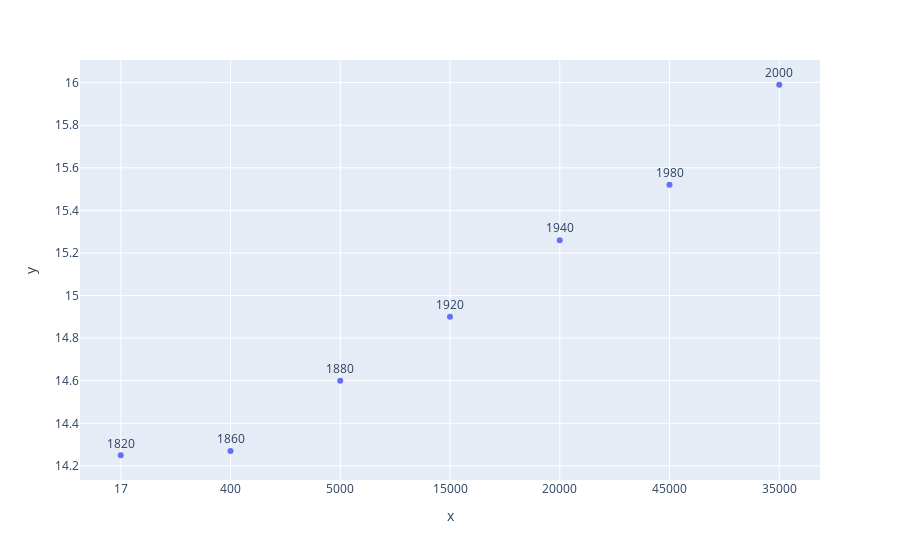

Write notebook code for a chart like this one.
### Code cell
# I used plotly express (which I recommend you to use if you are considering to use Python for your coursework)
import plotly.express as px
fig = px.scatter(x=xaxis, y=df['Global Average Temperature (Celsius)'], text=df['Year'])
fig.update_traces(textposition='top center')
fig.show()

### Figure 1 — Plotly figure (JSON) as saved in the notebook; plotly's stock layout.template omitted (floating-point values rounded to 4 significant figures)
{"data": [{"hovertemplate": "x=%{x}<br>y=%{y}<br>text=%{text}<extra></extra>", "legendgroup": "", "marker": {"color": "#636efa", "symbol": "circle"}, "mode": "markers+text", "name": "", "orientation": "v", "showlegend": false, "text": [1820, 1860, 1880, 1920, 1940, 1980, 2000], "textposition": "top center", "type": "scatter", "x": ["17", "400", "5000", "15000", "20000", "45000", "35000"], "xaxis": "x", "y": [14.25, 14.27, 14.6, 14.9, 15.26, 15.52, 15.99], "yaxis": "y"}], "layout": {"legend": {"tracegroupgap": 0}, "margin": {"t": 60}, "xaxis": {"anchor": "y", "domain": [0, 1], "title": {"text": "x"}}, "yaxis": {"anchor": "x", "domain": [0, 1], "title": {"text": "y"}}}}
